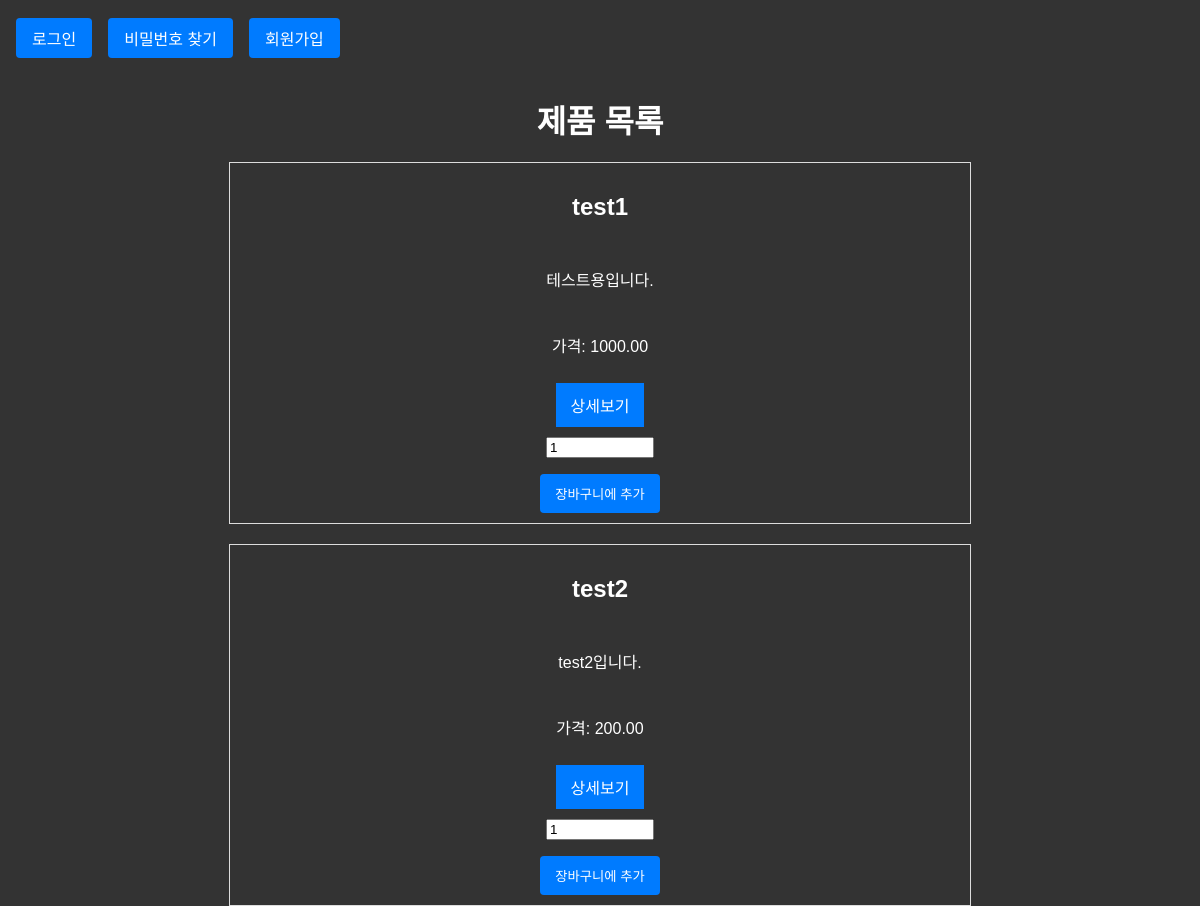
Page /shop/products/ on the committed database.
### shop/models.py (models this page shows, shortened)
class Product(models.Model):
    name = models.CharField(max_length=100)  # 제품 이름
    price = models.DecimalField(max_digits=10, decimal_places=2)  # 제품 가격
    description = models.TextField()         # 제품 설명
    stock = models.IntegerField()            # 제품 재고 수량
    category = models.ForeignKey(Category, on_delete=models.CASCADE)  # 제품 카테고리 (Category 모델과의 외래 키 관계)

### shop/views.py (the view)
# urls.py: path('products/', views.product_list, name='product_list'),  # 제품 목록 페이지
def product_list(request):
    products = Product.objects.all()  # 데이터베이스에서 모든 제품을 조회
    return render(request, 'shop/product_list.html', {'products': products})

### templates/shop/product_list.html (shortened to what this page needs)
{% extends 'base.html' %}
{% block content %}
    <h1>제품 목록</h1>
    <ul>
        {% for product in products %}
        <li>
            <h2>{{ product.name }}</h2>
            <p>{{ product.description }}</p>
            <p>가격: {{ product.price }}</p>
            <a href="{% url 'product_detail' product.id %}">상세보기</a>
            <form action="{% url 'add_to_cart' product.id %}" method="post">
                <input type="number" name="quantity" value="1" min="1">
                <button type="submit">장바구니에 추가</button>
            </form>
        </li>
        {% empty %}
        <li>제품이 없습니다.</li>
        {% endfor %}
    </ul>
{% endblock %}

### static/style.css (style rules this page uses)
h1 { text-align: center; width: 100%; margin-top: 20px; margin-bottom: 20px; }
body, html { height: 100%; margin: 0; padding: 0px; background-color: #333; color: #fff; font-family: Arial, sans-serif; }
form { display: flex; flex-direction: column; }
button { padding: 15px; border: none; border-radius: 4px; background-color: #0066cc; color: #fff; cursor: pointer; transition: background-color 0.2s; margin-top: 1rem; }
ul { list-style: none; padding: 0; margin: 0 auto; display: flex; flex-direction: column; align-items: flex-start; gap: 20px; }
li { padding: 10px; border: 1px solid #ddd; display: flex; flex-direction: column; align-items: center; gap: 10px; min-height: 120px; width: 60%; margin: 0 auto; }
a, button { display: inline-block; margin-left: auto; margin-right: auto; padding: 10px 15px; text-align: center; background-color: #007bff; color: white; text-decoration: none; border: none; }
form { display: flex; justify-content: center; align-items: center; }
input[type="number"] { width: 100px; }

### rows in the picture
Product: name "test1", description "테스트용입니다.", price "1000.00"
Product: name "test2", description "test2입니다.", price "200.00"
